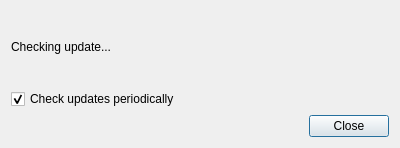
<?xml version="1.0" encoding="UTF-8"?>
<ui version="4.0">
 <class>UpdateCheckDialog</class>
 <widget class="QDialog" name="UpdateCheckDialog">
  <property name="geometry">
   <rect>
    <x>0</x>
    <y>0</y>
    <width>400</width>
    <height>148</height>
   </rect>
  </property>
  <property name="windowTitle">
   <string>Check Update</string>
  </property>
  <layout class="QVBoxLayout" name="verticalLayout">
   <item>
    <widget class="QLabel" name="label">
     <property name="text">
      <string>Checking update...</string>
     </property>
     <property name="openExternalLinks">
      <bool>true</bool>
     </property>
    </widget>
   </item>
   <item>
    <widget class="QCheckBox" name="cbPeriodic">
     <property name="toolTip">
      <string>Updates will be checked only once a day at first start of the application</string>
     </property>
     <property name="text">
      <string>Check updates periodically</string>
     </property>
     <property name="checked">
      <bool>true</bool>
     </property>
    </widget>
   </item>
   <item>
    <widget class="QDialogButtonBox" name="buttonBox">
     <property name="orientation">
      <enum>Qt::Horizontal</enum>
     </property>
     <property name="standardButtons">
      <set>QDialogButtonBox::Close</set>
     </property>
    </widget>
   </item>
  </layout>
 </widget>
 <resources/>
 <connections>
  <connection>
   <sender>buttonBox</sender>
   <signal>clicked(QAbstractButton*)</signal>
   <receiver>UpdateCheckDialog</receiver>
   <slot>close()</slot>
   <hints>
    <hint type="sourcelabel">
     <x>199</x>
     <y>125</y>
    </hint>
    <hint type="destinationlabel">
     <x>199</x>
     <y>73</y>
    </hint>
   </hints>
  </connection>
 </connections>
</ui>
